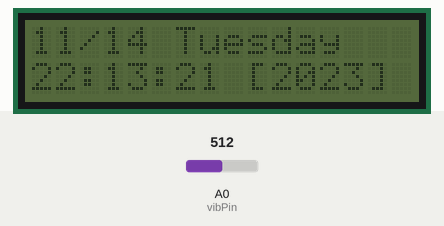
Recording of a sketch running on a simulated Arduino Leonardo, built with avr-gcc and run on an emulated ATmega32U4. On the bench: 16×2 character LCD. The inputs (shaded band) are chosen by the test bench; at power-on: A0 (vibPin) = 512. The local clock reads 2024-03-15 10:24:30 at power-on unless the sketch sets it; what the sketch prints to the serial monitor is not drawn.

Above: at 2.2 s.
2.3 s: A0 (vibPin) set to 577
At 4.4 s:
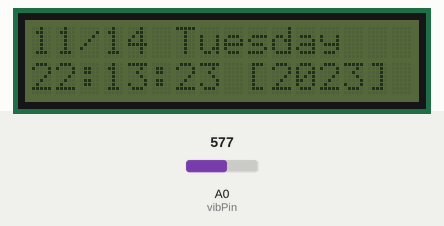
4.5 s: A0 (vibPin) set to 602
6.5 s: A0 (vibPin) set to 538
8.5 s: A0 (vibPin) set to 510
At 9.4 s:
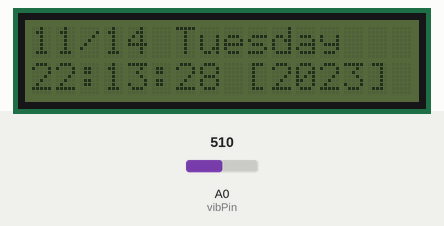
10.5 s: A0 (vibPin) set to 441
12.5 s: A0 (vibPin) set to 416
Timing chart, 0 to 15.5 s (numbered marks = the images above; inputs shaded):
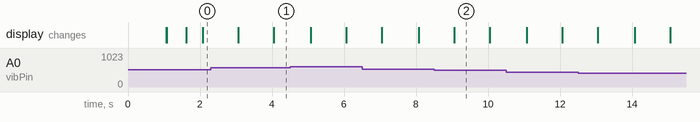

The sketch:

ds1307_clock.ino
```cpp
// Date and time functions using a DS1307 RTC connected via I2C and Wire lib
#include <Wire.h>
#include "RTClib.h"
#include <LiquidCrystal_I2C.h>
RTC_DS1307 rtc;
LiquidCrystal_I2C lcd(0x27, 16, 2);
char daysOfTheWeek[7][12] = {"Sunday   ", "Monday   ", "Tuesday  ", "Wednesday", "Thursday  ", "Friday    ", "Saturday "};
String d1;
String d2;
const int vibPin = A0;
int vibVal1 = 0;
int vibVal2 = 0;
boolean LCD_ON = true;
int vibDiff = 0;
boolean vibTrigger = false;

void setup () {
  //while (!Serial); // for Leonardo/Micro/Zero
  delay(1000);
  lcd.init();
  lcd.backlight();

  Serial.begin(57600);
  if (! rtc.begin()) {
    Serial.println("Couldn't find RTC");
    while (1);
  }
//if (! rtc.isrunning()) {//original code. Change to adjust the time when plug into PC.
  if (!Serial) {
    Serial.println("...");
  }else{
    Serial.println("Pluged into PC, sync up the time to PC!");
    // following line sets the RTC to the date & time this sketch was compiled
     rtc.adjust(DateTime(F(__DATE__), F(__TIME__)));
    // This line sets the RTC with an explicit date & time, for example to set
    // January 21, 2014 at 3am you would call:
     //rtc.adjust(DateTime(2017, 11, 21, 21, 48, 0));
  }
}

void loop () {
  vibVal1 = analogRead(vibPin);
  vibDiff = abs(vibVal2-vibVal1);
  if(vibDiff > 80 && !vibTrigger){
    vibTrigger = true;
    if(LCD_ON){
      lcd.noBacklight();
      LCD_ON = false;
    }else{
      lcd.backlight();
      LCD_ON = true;
    }
  }
  if(vibTrigger){
    for(int i=0; i<5; i++){
      //Serial.println(vibTrigger);
      delay(100);
    }
    vibTrigger = false;
  }
  vibVal1 = analogRead(vibPin);
  vibVal2 = vibVal1;
    DateTime now = rtc.now();

    Serial.print(now.year(), DEC);
    Serial.print('/');
    Serial.print(now.month(), DEC);
    Serial.print('/');
    Serial.print(now.day(), DEC);
    Serial.print(" (");
    Serial.print(daysOfTheWeek[now.dayOfTheWeek()]);
    Serial.print(") ");
    Serial.print(now.hour(), DEC);
    Serial.print(':');
    Serial.print(now.minute(), DEC);
    Serial.print(':');
    Serial.print(now.second(), DEC);
    Serial.println("");
    Serial.print(" since midnight 1/1/1970 = ");
    Serial.print(now.unixtime());
    Serial.print("s = ");
    Serial.print(now.unixtime() / 86400L);
    Serial.print("d");
    Serial.println("");
    Serial.print("LCD_ON = ");
    Serial.print(LCD_ON);
    Serial.print("   vibDiff = ");
    Serial.print(vibDiff);
    Serial.println("");

    // calculate a date which is 7 days and 30 seconds into the future
    DateTime future (now + TimeSpan(7,12,30,6));

    Serial.print(" now + 7d + 30s: ");
    Serial.print(future.year(), DEC);
    Serial.print('/');
    Serial.print(future.month(), DEC);
    Serial.print('/');
    Serial.print(future.day(), DEC);
    Serial.print(' ');
    Serial.print(future.hour(), DEC);
    Serial.print(':');
    Serial.print(future.minute(), DEC);
    Serial.print(':');
    Serial.print(future.second(), DEC);
    Serial.println();

    Serial.println();


  d1 = "";
  d1 += now.month();
  d1 += "/";
  d1 += now.day();
  d1 += " ";
  d1 += daysOfTheWeek[now.dayOfTheWeek()];
  char dateBuffer[12];
  sprintf(dateBuffer,"%02u:%02u:%02u [%04u]",now.hour(),now.minute(),now.second(),now.year());
  d2 = dateBuffer;
  //Serial.print(d1);
  lcd.setCursor(0, 0);
  lcd.print(d1);
  //Serial.print(":");
  //Serial.println(d2);
  lcd.setCursor(0, 1);
  lcd.print(d2);
}
```
